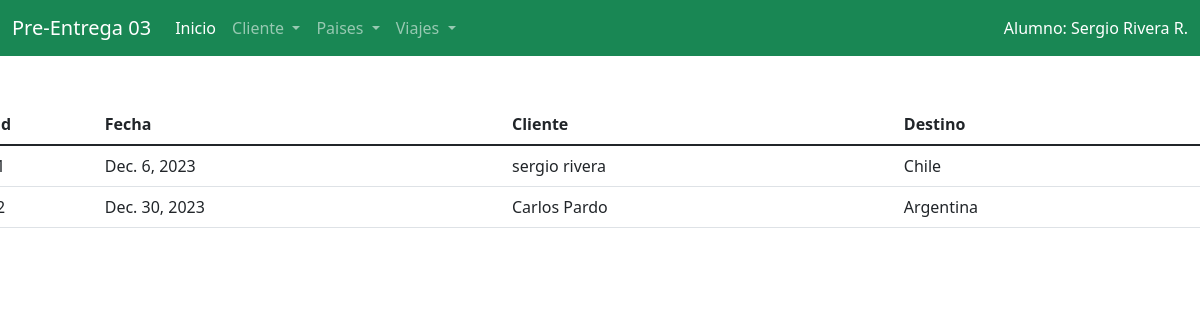
/AppCoder/listarviajes/, run on the app's committed database.
### AppCoder/models.py (models this page shows)
class Viajes(models.Model):
    Fecha = models.DateField()
    Cliente =models.ForeignKey(Cliente, on_delete=models.SET_NULL, null=True, blank=True)
    Pais =models.ForeignKey(Paises, on_delete=models.SET_NULL, null=True, blank=True)

class Cliente(models.Model):
     nombre = models.CharField(max_length=100)
     apellido = models.CharField(max_length=100)
     def __str__(self):
        return f"{self.nombre} {self.apellido}"

class Paises(models.Model):
     nombre = models.CharField(max_length=100)
     def __str__(self):
          return self.nombre

### AppCoder/views.py (the view)
# urls.py: path("listarviajes/", listar_viajes_view, name="listarviajes"),
def listar_viajes_view (request):
    viajes = models.Viajes.objects.all()
    return render(request, 'AppCoder/listar_viajes.html', {"viajes": viajes})

### AppCoder/templates/AppCoder/listar_viajes.html (shortened to what this page needs)
{% extends "AppCoder/inicio.html" %} {% load static %}
{% block contenidoPrincipal %}
<div class="row">
    {% if viajes.count > 0 %}
      <table class="table">
          <thead>
            <tr>
              <th scope="col">id</th>
              <th scope="col">Fecha</th>
              <th scope="col">Cliente</th>
              <th scope="col">Destino</th>
            </tr>
          </thead>
          <tbody>
              {% for viaje in viajes  %}
            <tr>
              <td>{{viaje.id}}</td>
              <td>{{viaje.Fecha}}</td>
              <td>{{viaje.Cliente}}</td>
              <td>{{viaje.Pais}}</td>
            </tr>
            {% endfor %}
          </tbody>
        </table>
    {% endif %}
  </div>
{% endblock %}

### data on the page
Viajes: Fecha "Dec. 6, 2023", Cliente "sergio rivera", Pais "Chile"
Viajes: Fecha "Dec. 30, 2023", Cliente "Carlos Pardo", Pais "Argentina"
